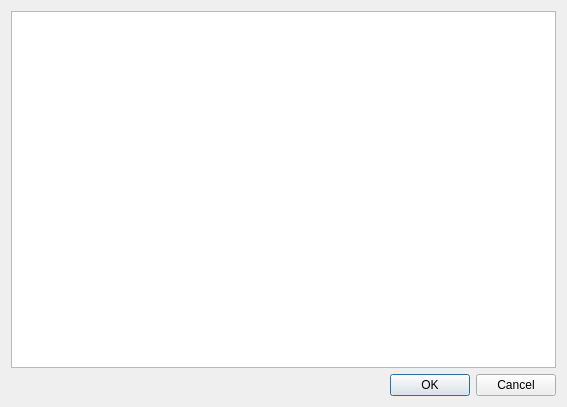
<ui version="4.0" >
 <class>ChangelogDialog</class>
 <widget class="QDialog" name="ChangelogDialog" >
  <property name="geometry" >
   <rect>
    <x>0</x>
    <y>0</y>
    <width>567</width>
    <height>407</height>
   </rect>
  </property>
  <property name="windowTitle" >
   <string>Changelog</string>
  </property>
  <property name="windowIcon" >
   <iconset resource="resources.qrc" >:/resources/images/mainapp.png</iconset>
  </property>
  <layout class="QVBoxLayout" >
   <item>
    <widget class="QTextEdit" name="ChangelogShower_" >
     <property name="autoFormatting" >
      <set>QTextEdit::AutoBulletList</set>
     </property>
     <property name="lineWrapMode" >
      <enum>QTextEdit::WidgetWidth</enum>
     </property>
     <property name="acceptRichText" >
      <bool>false</bool>
     </property>
     <property name="textInteractionFlags" >
      <set>Qt::NoTextInteraction|Qt::TextSelectableByKeyboard|Qt::TextSelectableByMouse</set>
     </property>
    </widget>
   </item>
   <item>
    <widget class="QDialogButtonBox" name="buttonBox" >
     <property name="orientation" >
      <enum>Qt::Horizontal</enum>
     </property>
     <property name="standardButtons" >
      <set>QDialogButtonBox::Cancel|QDialogButtonBox::NoButton|QDialogButtonBox::Ok</set>
     </property>
    </widget>
   </item>
  </layout>
 </widget>
 <resources>
  <include location="resources.qrc" />
 </resources>
 <connections>
  <connection>
   <sender>buttonBox</sender>
   <signal>accepted()</signal>
   <receiver>ChangelogDialog</receiver>
   <slot>accept()</slot>
   <hints>
    <hint type="sourcelabel" >
     <x>248</x>
     <y>254</y>
    </hint>
    <hint type="destinationlabel" >
     <x>157</x>
     <y>274</y>
    </hint>
   </hints>
  </connection>
  <connection>
   <sender>buttonBox</sender>
   <signal>rejected()</signal>
   <receiver>ChangelogDialog</receiver>
   <slot>reject()</slot>
   <hints>
    <hint type="sourcelabel" >
     <x>316</x>
     <y>260</y>
    </hint>
    <hint type="destinationlabel" >
     <x>286</x>
     <y>274</y>
    </hint>
   </hints>
  </connection>
 </connections>
</ui>
